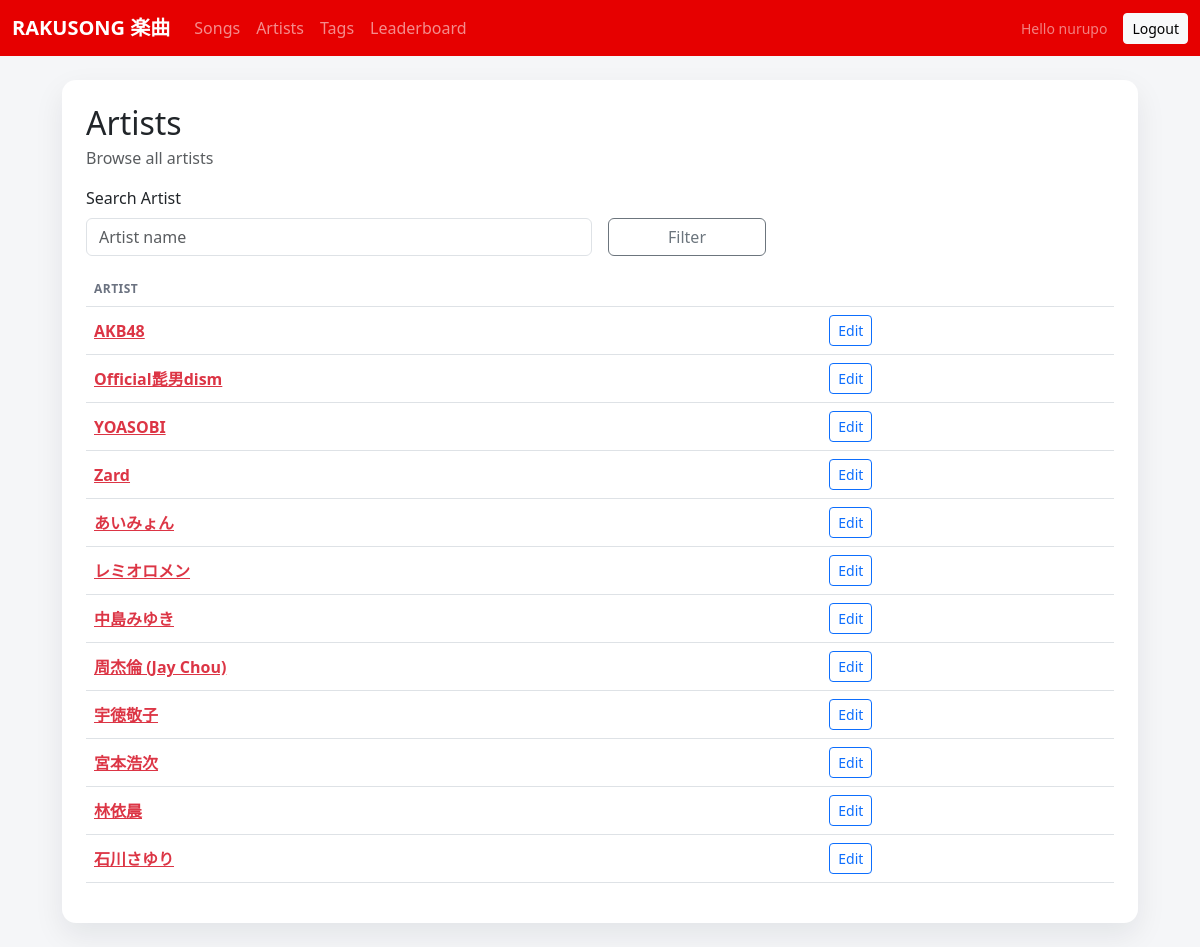
/ui/artists/ (signed in), run on an earlier commit of the app's database.
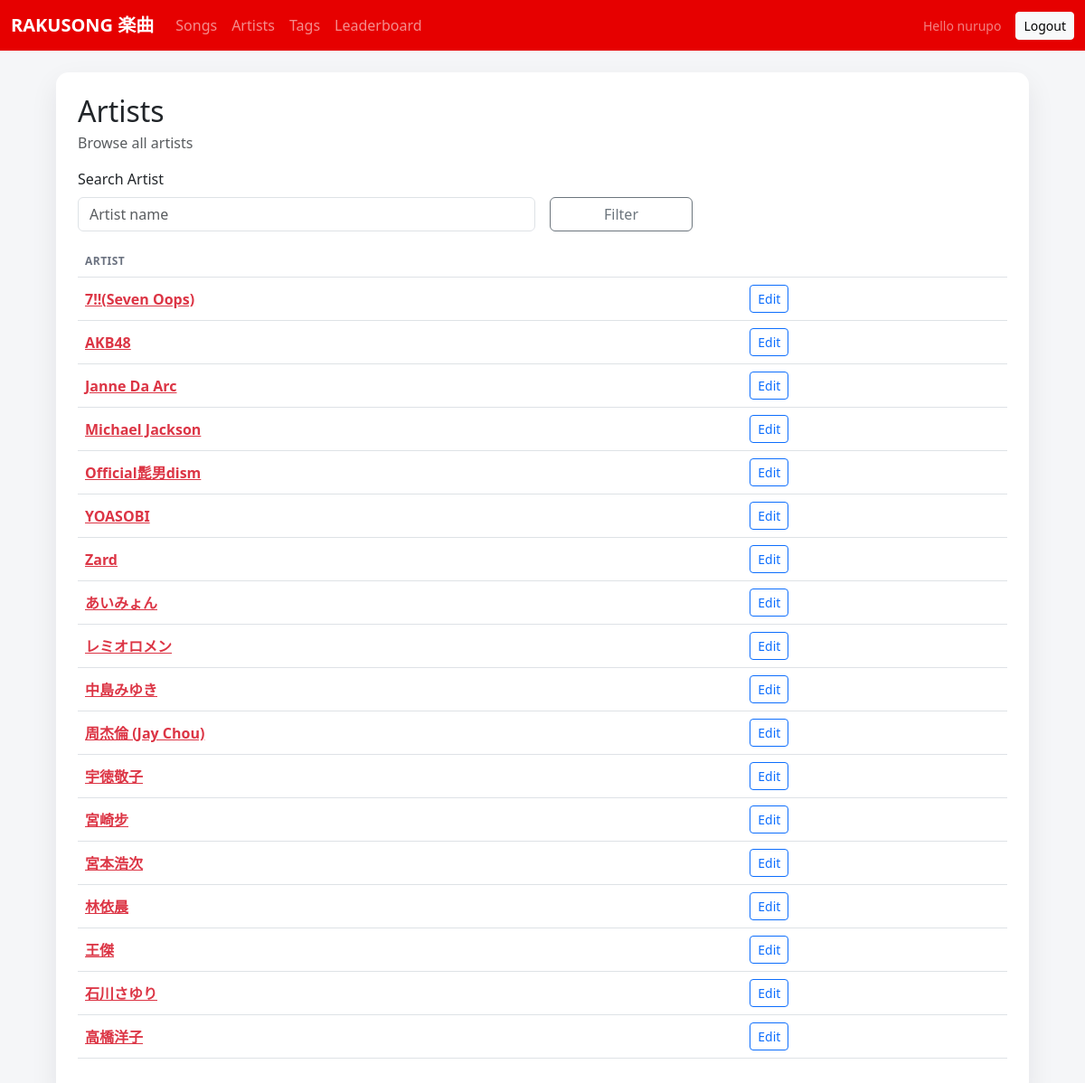
And on a later commit of the database.
### songs/models.py (models this page shows, shortened)
class ArtistIndex(models.Model):
    name = models.CharField(max_length=255, unique=True)
    next_song_no = models.PositiveIntegerField(default=1)

### songs/views_ui.py (the view)
@login_required
def artist_list(request):
    q = (request.GET.get('q') or '').strip()
    artists_qs = ArtistIndex.objects.all()
    if q:
        artists_qs = artists_qs.filter(name__icontains=q)
    artists_qs = artists_qs.order_by('name')
    return render(
        request,
        'songs/artist_list.html',
        {
            'artists': artists_qs,
            'q': q,
        },
    )

### templates/songs/artist_list.html (shortened to what this page needs)
{% extends "base.html" %}
{% block content %}
  <div class="card p-4">
    <div class="d-flex flex-wrap gap-3 justify-content-between align-items-center mb-3">
      <div>
        <h2 class="mb-1">Artists</h2>
        <div class="text-muted">Browse all artists</div>
      </div>
    </div>
    <form method="get" class="row g-3 align-items-end mb-3">
      <div class="col-md-6">
        <label class="form-label">Search Artist</label>
        <input type="text" name="q" value="{{ q }}" placeholder="Artist name" class="form-control" />
      </div>
      <div class="col-md-2 d-grid">
        <button class="btn btn-outline-secondary" type="submit">Filter</button>
      </div>
    </form>
    <div class="table-responsive">
      <table class="table align-middle">
      <thead>
        <tr>
          <th>Artist</th>
          <th></th>
        </tr>
      </thead>
      <tbody>
        {% for artist in artists %}
          <tr>
            <td>
              <a class="link-danger fw-semibold" href="{% url 'ui_artist_detail' artist.id %}">{{ artist.name }}</a>
            </td>
            <td>
              <a class="btn btn-sm btn-outline-primary" href="{% url 'ui_artist_edit' artist.id %}">Edit</a>
            </td>
          </tr>
        {% empty %}
          <tr>
            <td colspan="2" class="text-muted">No artists found.</td>
          </tr>
        {% endfor %}
      </tbody>
      </table>
    </div>
  </div>
{% endblock %}

What changed in the data, as far as the page shows it:
added ArtistIndex: name "7!!(Seven Oops)"
added ArtistIndex: name "Janne Da Arc"
added ArtistIndex: name "Michael Jackson"
added ArtistIndex: name "宮崎步"
added ArtistIndex: name "王傑"
added ArtistIndex: name "高橋洋子"
